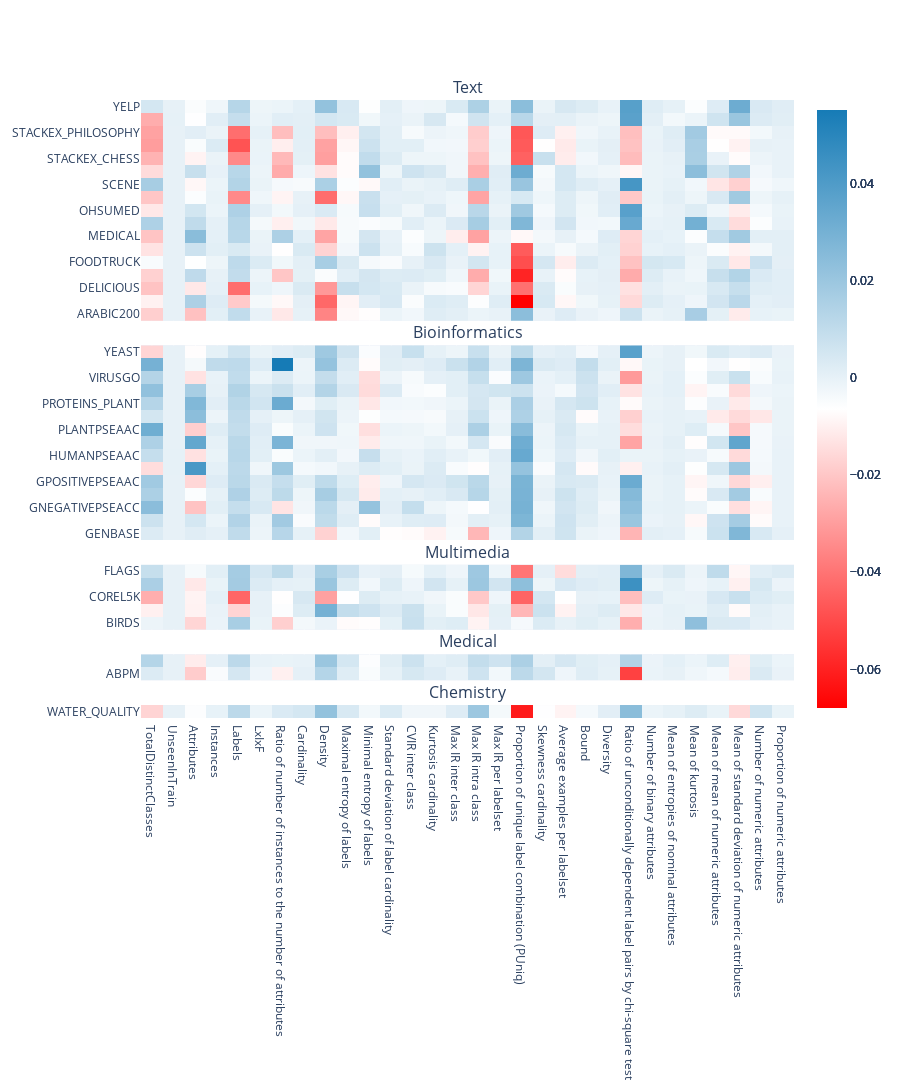

Source (notebook cell):
### Code cell
import numpy as np
import pandas as pd
from plotly.subplots import make_subplots
import plotly.graph_objects as go

feature_names = pd.read_csv('../processed_data/metafeatures.csv', index_col=0).columns
dataset_names = pd.read_csv('../processed_data/HAMMING LOSS example based/regression/performance.csv', index_col=0).index
domains = {
    "Text": ["ARABIC200", "BIBTEX", "ENRON", "FOODTRUCK", "LANGLOG", "MEDICAL", "NG20", "OHSUMED", "REUTERSK500", "SCENE", "STACKEX_CHESS", "STACKEX_CS", "STACKEX_PHILOSOPHY", "TMC2007_500", "YELP", "DELICIOUS", "SLASHDOT"],
    "Bioinformatics": ["GENBASE", "GNEGATIVEGO", "GNEGATIVEPSEACC", "GPOSITIVEGO", "GPOSITIVEPSEAAC", "HUMANGO", "HUMANPSEAAC", "PLANTGO", "PLANTPSEAAC", "PROTEINS_HUMAN", "PROTEINS_PLANT", "PROTEINS_VIRUS", "VIRUSGO", "VIRUS_PSEAAC", "YEAST"],
    "Multimedia": ["BIRDS", "CAL500", "COREL5K", "EMOTIONS", "FLAGS"],
    "Medical": ["CHD_49", "ABPM"],
    "Chemistry": ["WATER_QUALITY"]
}


# Function to calculate heights for subplots based on domain data
def get_heights(domains, df_fimps, row_height=30):
    return [len(df_fimps.loc[df_fimps.index.intersection(domain_datasets)]) * row_height for domain, domain_datasets in domains.items()]

def generate_plot(df_fimps, domains):
    # Create subplot figure with variable row heights
    fig = make_subplots(
        rows=num_domains,
        cols=1,
        shared_xaxes=True,
        vertical_spacing=0.04,
        subplot_titles=list(domains.keys()),
        row_heights=get_heights(domains, df_fimps)
    )

    # Determine global zmin and zmax for consistent color scaling across all plots
    zmin = df_fimps.min().min()
    zmax = df_fimps.max().max()

    # Adding heatmaps to each subplot
    for i, (domain, domain_datasets) in enumerate(domains.items(), start=1):
        domain_data = df_fimps.loc[df_fimps.index.intersection(domain_datasets)]
        fig.add_trace(
            go.Heatmap(
                z=domain_data.values,
                x=domain_data.columns,
                y=domain_data.index,
                colorscale=[[0, 'red'], [0.5, 'white'], [1, '#167bb6']],  # Teal pastel blue
                zmin=zmin,
                zmax=zmax,
                name=domain
            ),
            row=i, col=1
        )

    # Update layout to make the figure more readable and give equal space for each subplot
    fig.update_layout(
        # title='SHAP Values Heatmap by Domain',
        height=sum(get_heights(domains, df_fimps)),  # Set total height based on the sum of heights
        width=900,
        autosize=True
    )

    fig.show()

# Function to get data for a specific target column
def get_data_for_target(target_col, task_output):
    data = []
    for fold in range(40):
        if task_output == 'multi':
            file_path = f"../{run_id}/seed_{seed}/{metric}/{learning_task}/{task_output}/shap/test_shap_fold_{fold}.npy"
            shap_dataset_instance = np.load(file_path)
            data.append(shap_dataset_instance[target_col][0])
        else: 
            file_path = f"../{run_id}/seed_{seed}/{metric}/{learning_task}/{task_output}/shap/test_shap_fold_{fold}_{target_col}.npy"
            shap_dataset_instance = np.load(file_path)
            data.append(shap_dataset_instance[0])
        
    return pd.DataFrame(data, index=dataset_names, columns=feature_names)


# Settings
learning_task = 'regression'
metric = "F1 example based"
seed = 42
run_id = "results"
num_domains = len(domains)

task_output = 'multi'
target_col = 1


df_fimps = get_data_for_target(target_col, task_output)
generate_plot(df_fimps, domains)

### Figure 1 — Plotly figure (JSON) as saved in the notebook; plotly's stock layout.template omitted (floating-point values rounded to 4 significant figures; data arrays with more than 128 entries replaced by an {"elided": "..."} marker saying what was removed)
{"data": [{"colorscale": [[0, "red"], [0.5, "white"], [1, "#167bb6"]], "name": "Text", "type": "heatmap", "x": ["TotalDistinctClasses", "UnseenInTrain", "Attributes", "Instances", "Labels", "LxIxF", "Ratio of number of instances to the number of attributes", "Cardinality", "Density", "Maximal entropy of labels", "Minimal entropy of labels", "Standard deviation of label cardinality", "CVIR inter class", "Kurtosis cardinality", "Max IR inter class", "Max IR intra class", "Max IR per labelset", "Proportion of unique label combination (PUniq)", "Skewness cardinality", "Average examples per labelset", "Bound", "Diversity", "Ratio of unconditionally dependent label pairs by chi-square test", "Number of binary attributes", "Mean of entropies of nominal attributes", "Mean of kurtosis", "Mean of mean of numeric attributes", "Mean of standard deviation of numeric attributes", "Number of numeric attributes", "Proportion of numeric attributes"], "xaxis": "x", "y": ["ARABIC200", "BIBTEX", "DELICIOUS", "ENRON", "FOODTRUCK", "LANGLOG", "MEDICAL", "NG20", "OHSUMED", "REUTERSK500", "SCENE", "SLASHDOT", "STACKEX_CHESS", "STACKEX_CS", "STACKEX_PHILOSOPHY", "TMC2007_500", "YELP"], "yaxis": "y", "z": {"elided": "17x30 float values"}, "zmax": 0.05508, "zmin": -0.06792}, {"colorscale": [[0, "red"], [0.5, "white"], [1, "#167bb6"]], "name": "Bioinformatics", "type": "heatmap", "x": ["TotalDistinctClasses", "UnseenInTrain", "Attributes", "Instances", "Labels", "LxIxF", "Ratio of number of instances to the number of attributes", "Cardinality", "Density", "Maximal entropy of labels", "Minimal entropy of labels", "Standard deviation of label cardinality", "CVIR inter class", "Kurtosis cardinality", "Max IR inter class", "Max IR intra class", "Max IR per labelset", "Proportion of unique label combination (PUniq)", "Skewness cardinality", "Average examples per labelset", "Bound", "Diversity", "Ratio of unconditionally dependent label pairs by chi-square test", "Number of binary attributes", "Mean of entropies of nominal attributes", "Mean of kurtosis", "Mean of mean of numeric attributes", "Mean of standard deviation of numeric attributes", "Number of numeric attributes", "Proportion of numeric attributes"], "xaxis": "x2", "y": ["GENBASE", "GNEGATIVEGO", "GNEGATIVEPSEACC", "GPOSITIVEGO", "GPOSITIVEPSEAAC", "HUMANGO", "HUMANPSEAAC", "PLANTGO", "PLANTPSEAAC", "PROTEINS_HUMAN", "PROTEINS_PLANT", "PROTEINS_VIRUS", "VIRUSGO", "VIRUS_PSEAAC", "YEAST"], "yaxis": "y2", "z": {"elided": "15x30 float values"}, "zmax": 0.05508, "zmin": -0.06792}, {"colorscale": [[0, "red"], [0.5, "white"], [1, "#167bb6"]], "name": "Multimedia", "type": "heatmap", "x": ["TotalDistinctClasses", "UnseenInTrain", "Attributes", "Instances", "Labels", "LxIxF", "Ratio of number of instances to the number of attributes", "Cardinality", "Density", "Maximal entropy of labels", "Minimal entropy of labels", "Standard deviation of label cardinality", "CVIR inter class", "Kurtosis cardinality", "Max IR inter class", "Max IR intra class", "Max IR per labelset", "Proportion of unique label combination (PUniq)", "Skewness cardinality", "Average examples per labelset", "Bound", "Diversity", "Ratio of unconditionally dependent label pairs by chi-square test", "Number of binary attributes", "Mean of entropies of nominal attributes", "Mean of kurtosis", "Mean of mean of numeric attributes", "Mean of standard deviation of numeric attributes", "Number of numeric attributes", "Proportion of numeric attributes"], "xaxis": "x3", "y": ["BIRDS", "CAL500", "COREL5K", "EMOTIONS", "FLAGS"], "yaxis": "y3", "z": {"elided": "5x30 float values"}, "zmax": 0.05508, "zmin": -0.06792}, {"colorscale": [[0, "red"], [0.5, "white"], [1, "#167bb6"]], "name": "Medical", "type": "heatmap", "x": ["TotalDistinctClasses", "UnseenInTrain", "Attributes", "Instances", "Labels", "LxIxF", "Ratio of number of instances to the number of attributes", "Cardinality", "Density", "Maximal entropy of labels", "Minimal entropy of labels", "Standard deviation of label cardinality", "CVIR inter class", "Kurtosis cardinality", "Max IR inter class", "Max IR intra class", "Max IR per labelset", "Proportion of unique label combination (PUniq)", "Skewness cardinality", "Average examples per labelset", "Bound", "Diversity", "Ratio of unconditionally dependent label pairs by chi-square test", "Number of binary attributes", "Mean of entropies of nominal attributes", "Mean of kurtosis", "Mean of mean of numeric attributes", "Mean of standard deviation of numeric attributes", "Number of numeric attributes", "Proportion of numeric attributes"], "xaxis": "x4", "y": ["ABPM", "CHD_49"], "yaxis": "y4", "z": [[0.002819, 1.957e-05, -0.01872, -0.00478, 0.004725, -0.001976, -0.0101, 0.0004553, 0.01331, 0.002086, -0.004897, 0.0002401, 0.004356, 0.00227, -0.0003844, 0.006404, -0.003121, 0.01134, 0.005148, -0.001964, 0.001973, 0.000298, -0.05214, -0.0009795, -3.849e-05, -0.00222, -0.003623, -0.01079, 0.003451, -0.0005924], [0.01335, 4.179e-06, -0.01091, 0.0004173, 0.01122, -0.0002671, -0.0006395, -0.0002641, 0.0203, 0.004948, -0.005651, 0.001591, 0.006938, 0.0007316, 0.001932, 0.009394, 0.006421, 0.01537, 0.0009875, 0.004667, 0.001705, 0.0003415, 0.01397, -0.001061, 0.0006134, -0.001066, 0.002162, -0.01022, 0.001655, -0.001095]], "zmax": 0.05508, "zmin": -0.06792}, {"colorscale": [[0, "red"], [0.5, "white"], [1, "#167bb6"]], "name": "Chemistry", "type": "heatmap", "x": ["TotalDistinctClasses", "UnseenInTrain", "Attributes", "Instances", "Labels", "LxIxF", "Ratio of number of instances to the number of attributes", "Cardinality", "Density", "Maximal entropy of labels", "Minimal entropy of labels", "Standard deviation of label cardinality", "CVIR inter class", "Kurtosis cardinality", "Max IR inter class", "Max IR intra class", "Max IR per labelset", "Proportion of unique label combination (PUniq)", "Skewness cardinality", "Average examples per labelset", "Bound", "Diversity", "Ratio of unconditionally dependent label pairs by chi-square test", "Number of binary attributes", "Mean of entropies of nominal attributes", "Mean of kurtosis", "Mean of mean of numeric attributes", "Mean of standard deviation of numeric attributes", "Number of numeric attributes", "Proportion of numeric attributes"], "xaxis": "x5", "y": ["WATER_QUALITY"], "yaxis": "y5", "z": [[-0.01672, 1.145e-05, -0.005553, -0.000168, 0.01126, -0.001083, 0.00325, 0.00486, 0.02206, 0.003931, -0.002945, 0.00307, -0.002366, -0.002406, 0.002251, 0.01976, -0.003459, -0.06143, -0.006113, -0.009403, -0.003491, 0.001349, 0.02447, -0.001218, 4.942e-05, 0.00265, -0.0006516, -0.01548, 0.006285, -0.0006018]], "zmax": 0.05508, "zmin": -0.06792}], "layout": {"annotations": [{"font": {"size": 16}, "showarrow": false, "text": "Text", "x": 0.5, "xanchor": "center", "xref": "paper", "y": 1, "yanchor": "bottom", "yref": "paper"}, {"font": {"size": 16}, "showarrow": false, "text": "Bioinformatics", "x": 0.5, "xanchor": "center", "xref": "paper", "y": 0.603, "yanchor": "bottom", "yref": "paper"}, {"font": {"size": 16}, "showarrow": false, "text": "Multimedia", "x": 0.5, "xanchor": "center", "xref": "paper", "y": 0.248, "yanchor": "bottom", "yref": "paper"}, {"font": {"size": 16}, "showarrow": false, "text": "Medical", "x": 0.5, "xanchor": "center", "xref": "paper", "y": 0.103, "yanchor": "bottom", "yref": "paper"}, {"font": {"size": 16}, "showarrow": false, "text": "Chemistry", "x": 0.5, "xanchor": "center", "xref": "paper", "y": 0.021, "yanchor": "bottom", "yref": "paper"}], "autosize": true, "height": 1200, "width": 900, "xaxis": {"anchor": "y", "domain": [0, 1], "matches": "x5", "showticklabels": false}, "xaxis2": {"anchor": "y2", "domain": [0, 1], "matches": "x5", "showticklabels": false}, "xaxis3": {"anchor": "y3", "domain": [0, 1], "matches": "x5", "showticklabels": false}, "xaxis4": {"anchor": "y4", "domain": [0, 1], "matches": "x5", "showticklabels": false}, "xaxis5": {"anchor": "y5", "domain": [0, 1]}, "yaxis": {"anchor": "x", "domain": [0.643, 1]}, "yaxis2": {"anchor": "x2", "domain": [0.288, 0.603]}, "yaxis3": {"anchor": "x3", "domain": [0.143, 0.248]}, "yaxis4": {"anchor": "x4", "domain": [0.061, 0.103]}, "yaxis5": {"anchor": "x5", "domain": [0, 0.021]}}}
